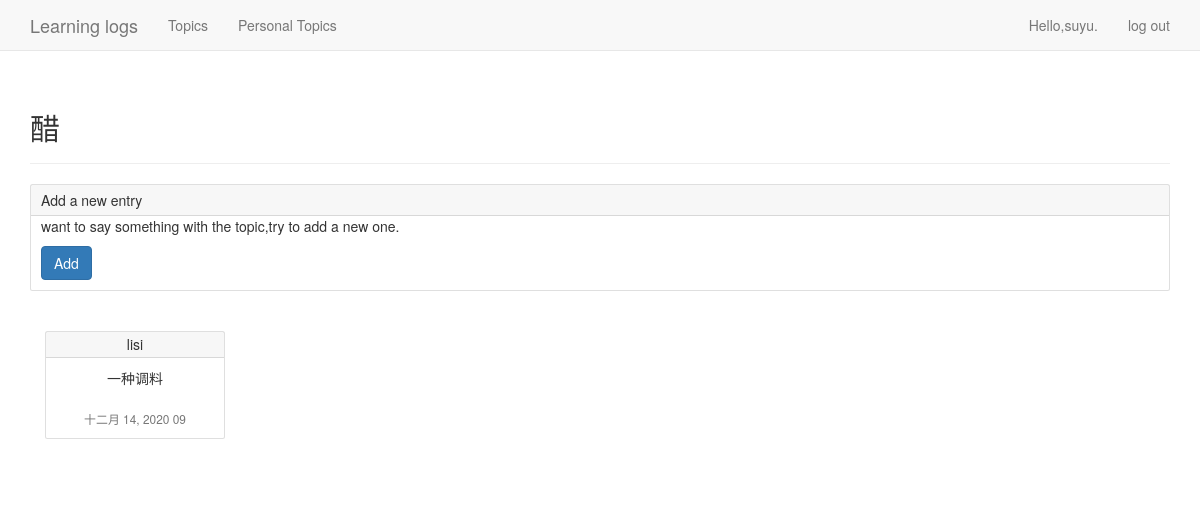
/topics/15/ (signed in), run on the app's committed database.
### learning_logs/models.py (models this page shows, shortened)
class Topic(models.Model):
    text = models.CharField(max_length=200)
    brief = models.CharField(max_length=100)
    date_added = models.DateTimeField(auto_now_add=True)
    owner = models.ForeignKey(User, on_delete=models.CASCADE)
    public = models.BooleanField()
    def __str__(self):
        return self.text

class Entry(models.Model):
    topic = models.ForeignKey(Topic, on_delete=models.CASCADE)
    text = models.TextField()
    date_added = models.DateTimeField(auto_now_add=True)
    owner = models.ForeignKey(User,on_delete=models.CASCADE)
    class Mete:
        verbose_name_plural = 'entries'

### learning_logs/views.py (the view)
# urls.py: path('topics/<int:id>/', views.topic, name='topic'),
@login_required
def topic(request, id):
    topic = Topic.objects.get(id=id)
    check_topic_public(request,topic)
    entries = topic.entry_set.order_by('-date_added')
    context = {'topic': topic, 'entries': entries}
    return render(request, 'learning_logs/topic.html', context)

### learning_logs/check.py (called while the page is built)
def check_topic_public(request,topic):
    if not topic.public and request.user!=topic.owner:
        raise Http404

### templates/learning_logs/topic.html (shortened to what this page needs)
<!DOCTYPE html>
<html lang="en">
<head>
</head>
<body>
    {% extends 'learning_logs/base.html' %}
    {% block header %}
        <h2>{{ topic }}</h2>
    {% endblock header %}
    {% block content %}
        <div class="card">
          <div class="card-header">
            Add a new entry
          </div>
          <div class="card-body">
            <p class="card-text">want to say something with the topic,try to add a new one.</p>
             <a href="{% url 'learning_logs:new_entry' topic.id %}" class="btn btn-primary">Add</a>
          </div>
        </div>
        {% for entry in entries %}
               <div class="col-sm-4">
                <div class="card" style="width: 18rem;"  >
                    <h5 class="card-header">{{ entry.owner }}
                    </h5>
                  <div class="card-body">
                    <p class="little-card-text">{{ entry.text }}</p>
                     <div class="card-footer">
                      <small class="text-muted">{{ entry.date_added|date:'M d, Y H' }}</small>
                    </div>
                  </div>
                </div>
               </div>
        {% empty %}
                There are no entries for this topic.
        {% endfor %}
    {% endblock content %}

### templates/learning_logs/base.html (shortened to what this page needs)
{% load bootstrap3 %}
<!DOCTYPE html>
<html lang="en">
<head>
    {% bootstrap_css %}
</head>
<body>
    <nav class="navbar navbar-default navbar-static-top">
        <div class="container">
            <div class="navbar-header">
                <a class="navbar-brand" href="{%  url 'learning_logs:index' %}">
                    Learning logs
                </a>
            </div>
            <div id="navbar" class="navbar-collapse collapse">
                <ul class="nav navbar-nav">
                    <li><a href="{% url 'learning_logs:topics' %}">Topics</a> </li>
                    <li><a href="{% url 'learning_logs:personal_topic' %}">Personal Topics</a></li>
                </ul>
                <ul class="nav navbar-nav navbar-right">
                    {% if user.is_authenticated %}
                        <li><a>Hello,{{ user.username }}.</a></li>
                        <li><a href="{% url 'users:logout' %}">log out</a></li>
                    {% else %}
                        <li><a href="{% url 'users:register' %}">register</a></li>
                        <li><a href="{% url 'users:login' %}">log in</a></li>
                    {% endif %}
                </ul>
            </div>
        </div>
    </nav>
    <div class="container">
        <div class="page-header">
            {% block header %}{% endblock header %}
        </div>
        <div>
            {% block content %}{% endblock content %}
        </div>
    </div>
</body>
</html>

### templates/learning_logs/topic.html (style rules this page uses)
.card { position: relative; display: flex; flex-direction: column; min-width: 0; word-wrap: break-word; background-color: #fff; background-clip: border-box; border: 1px solid rgba(0,0,0,.125); border-radius: .25rem; margin-bottom: 4rem; }
.card-body { flex: 1 1 auto; padding: 0 1rem 1rem 1rem; }
.card-header { padding: .5rem 1rem; margin-top: 0; background-color: rgba(0,0,0,.03); border-bottom: 1px solid rgba(0,0,0,.125); }
.little-card-text { height: 3rem; }
.col-sm-4 { text-align: center; }

### data on the page
Topic: text "醋"
Entry: owner "lisi", text "一种调料", date_added "十二月 14, 2020 09"

### other printed values
{{ user.username }} "suyu"
